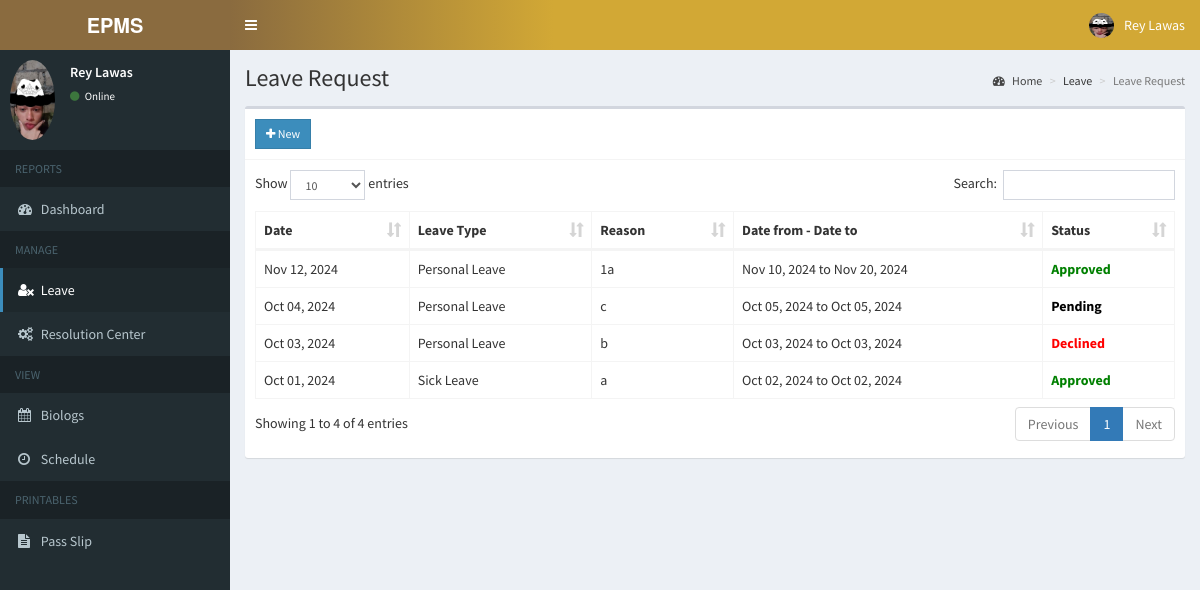
The page /employee/employee_leave_request.php (signed in) on the database its author committed.
### tables this page shows
CREATE TABLE `employees` (
  `id` int(11) NOT NULL,
  `employee_id` varchar(15) NOT NULL,
  `firstname` varchar(50) NOT NULL,
  `middlename` varchar(10) NOT NULL,
  `lastname` varchar(50) NOT NULL,
  `username` varchar(30) NOT NULL,
  `password` varchar(60) NOT NULL,
  `address` text NOT NULL,
  `birthdate` date NOT NULL,
  `contact_info` varchar(100) NOT NULL,
  `gender` varchar(10) NOT NULL,
  `position` varchar(50) NOT NULL,
  `schedule_id` int(11) NOT NULL,
  `photo` varchar(200) NOT NULL,
  `created_on` date NOT NULL
);

CREATE TABLE `leaves` (
  `id` int(11) NOT NULL,
  `employee_id` varchar(15) NOT NULL,
  `date` date NOT NULL,
  `date_from` date NOT NULL,
  `date_to` date NOT NULL,
  `leave_type` varchar(255) NOT NULL,
  `reason` text NOT NULL,
  `status` varchar(255) NOT NULL
);

### employee/includes/session.php (called while the page is built, shortened)
<?php
	include 'includes/conn.php';
	$sql = "SELECT * FROM employees WHERE id = '".$_SESSION['admin']."'";
	$query = $conn->query($sql);
	$user = $query->fetch_assoc();
?>

### employee/includes/request_functions.php (called while the page is built, shortened)
<?php
function getLeavesByUserId($conn, $userId) {
    $sql = "SELECT *, leaves.id AS lid, employees.employee_id AS empid
            FROM leaves
            LEFT JOIN employees ON employees.id = leaves.employee_id
            WHERE employees.id = ? AND leaves.status IN ('Pending', 'Approved', 'Declined')
            ORDER BY leaves.date DESC";
    $stmt = $conn->prepare($sql);
    $stmt->bind_param("i", $userId);
    $stmt->execute();
    $result = $stmt->get_result();
    $leaves = [];
    while($row = $result->fetch_assoc()){
        $leaves[] = $row;
    }
    return $leaves;
}
?>

### employee/employee_leave_request.php (the view, shortened to what this page needs)
<?php
include 'includes/session.php';
include 'includes/header.php';
include 'includes/request_functions.php';
?>
<body class="hold-transition skin-blue sidebar-mini">
<div class="wrapper">
  <?php include 'includes/navbar.php'; ?>
  <?php include 'includes/menubar.php'; ?>
  <div class="content-wrapper">
    <section class="content-header">
      <h1>
        Leave Request
      </h1>
      <ol class="breadcrumb">
        <li><a href="#"><i class="fa fa-dashboard"></i> Home</a></li>
        <li>Leave</li>
        <li class="active">Leave Request</li>
      </ol>
    </section>
    <section class="content">
      <div class="row">
        <div class="col-xs-12">
          <div class="box">
            <div class="box-header with-border">
              <a href="#addnew" data-toggle="modal" class="btn btn-primary btn-sm btn-flat"><i class="fa fa-plus"></i> New</a>
            </div>
            <div class="box-body">
              <table id="example1" class="table table-bordered">
                <thead>
                  <th>Date</th>
                  <th>Leave Type</th>
                  <th>Reason</th>
                  <th>Date from - Date to</th>
                  <th>Status</th>
                </thead>
                <tbody>
                  <?php
                    $userId = $_SESSION['admin'];
                    $leaves = getLeavesByUserId($conn, $userId);
                    foreach ($leaves as $row) {
                        $statusClass = '';
                        if($row['status'] == 'Approved'){
                            $statusClass = 'status-approved';
                        } elseif($row['status'] == 'Declined'){
                            $statusClass = 'status-declined';
                        } else {
                            $statusClass = 'status-pending';
                        }
                        echo "
                            <tr>
                                <td class='hidden'></td>
                                <td>".date('M d, Y', strtotime($row['date']))."</td>
                                <td>".$row['leave_type']."</td>
                                <td>".$row['reason']."</td>
                                <td>".date('M d, Y', strtotime($row['date_from']))." to ".date('M d, Y', strtotime($row['date_to']))."</td>
                                <td class='$statusClass'>".$row['status']."</td>
                            </tr>
                        ";
                    }
                  ?>
                </tbody>
              </table>
            </div>
          </div>
        </div>
      </div>
    </section>
  </div>
</div>
</body>
</html>

### employee/includes/navbar.php (shortened to what this page needs)
<header class="main-header">
    <a href="home.php" class="logo">
      <span class="logo-lg"><b>EPMS</b> </span>
    </a>
    <nav class="navbar navbar-static-top">
      <a href="#" class="sidebar-toggle" data-toggle="push-menu" role="button">
      </a>
      <div class="navbar-custom-menu">
        <ul class="nav navbar-nav">
          <li class="dropdown user user-menu">
            <a href="#" class="dropdown-toggle" data-toggle="dropdown">
              <img src="<?php echo (!empty($user['photo'])) ? '../images/'.$user['photo'] : '../images/profile.jpg'; ?>" class="user-image" alt="User Image">
              <span class="hidden-xs"><?php echo $user['firstname'].' '.$user['lastname']; ?></span>
            </a>
          </li>
        </ul>
      </div>
    </nav>
  </header>

### employee/includes/menubar.php (shortened to what this page needs)
<aside class="main-sidebar">
    <section class="sidebar">
      <div class="user-panel">
        <div class="pull-left image">
          <img src="<?php echo (!empty($user['photo'])) ? '../images/'.$user['photo'] : '../images/profile.jpg'; ?>" class="img-circle" alt="User Image">
        </div>
        <div class="pull-left info">
          <p><?php echo $user['firstname'].' '.$user['lastname']; ?></p>
          <a><i class="fa fa-circle text-success"></i> Online</a>
        </div>
      </div>
      <ul class="sidebar-menu" data-widget="tree">
        <li class="header">REPORTS</li>
        <li class=""><a href="home.php"><i class="fa fa-dashboard"></i> <span>Dashboard</span></a></li>
        <li class="header">MANAGE</li>
          <li><a href="employee_leave_request.php"><i class="fa fa-user-times"></i> <span>Leave</span></a></li>
          <li><a href="resolution_center.php"><i class="fa fa-cogs"></i> <span>Resolution Center</span></a></li>
        <li class="header">VIEW</li>
        <li><a href="attendance_history.php"><i class="fa fa-calendar"></i> <span>Biologs</span></a></li>
        <li><a href="teaching_load.php"><i class="fa fa-clock-o"></i> <span>Schedule</span></a></li>
        <li class="header">PRINTABLES</li>
            <li><a href="passlip.php"><i class="fa fa-file-text"></i> <span>Pass Slip</span></a></li>
      </ul>
    </section>
  </aside>

### employee/includes/header.php (style rules this page uses)
.navbar { background: linear-gradient(to right, #8A6B3F, #D2A835, #D2A835, #D2A835); }

### employee/includes/navbar.php (style rules this page uses)
.main-header .logo { background-color: #8A6B3F !important; }

### employee/employee_leave_request.php (style rules this page uses)
.status-approved { color: green; font-weight: bold; }
.status-declined { color: red; font-weight: bold; }
.status-pending { color: black; font-weight: bold; }

### rows shown on the page
employees: photo (picture), firstname "Rey", lastname "Lawas"
leaves: date "Nov 12, 2024", leave_type "Personal Leave", reason "1a", date_from "Nov 10, 2024", date_to "Nov 20, 2024", status "Approved"
leaves: date "Oct 04, 2024", leave_type "Personal Leave", reason "c", date_from "Oct 05, 2024", date_to "Oct 05, 2024", status "Pending"
leaves: date "Oct 03, 2024", leave_type "Personal Leave", reason "b", date_from "Oct 03, 2024", date_to "Oct 03, 2024", status "Declined"
leaves: date "Oct 01, 2024", leave_type "Sick Leave", reason "a", date_from "Oct 02, 2024", date_to "Oct 02, 2024", status "Approved"
